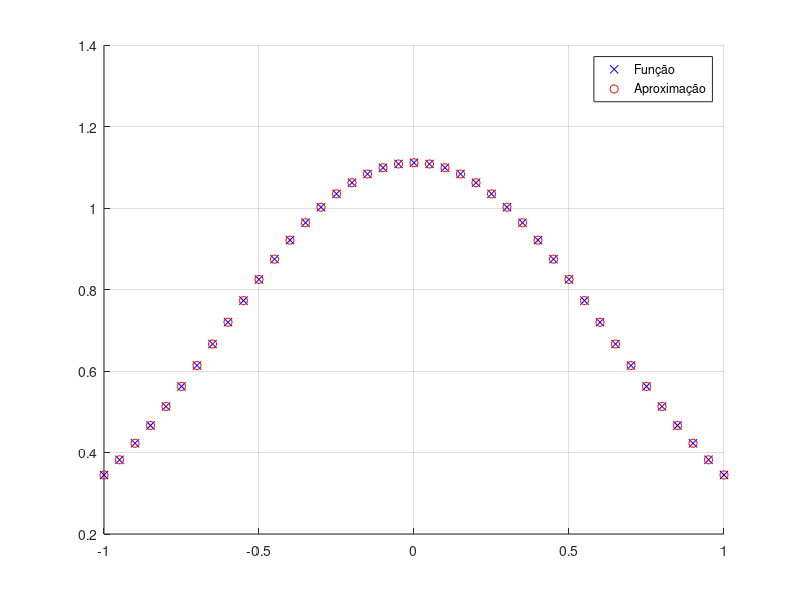

Source code (MATLAB):
clear
clc
format long

%% Definições iniciais
F = @(x) 1./(x.^4+x.^2+0.9);
%F = @(x) sqrt(abs(x+0.5));
N = 22;

%% Matriz de pesos da soma finita com primeiro e último pesos iguais a 0.5
w = [.5 ones(1, N-1) .5];

%% Cria iteradores de 0 a N
[s,r] = meshgrid(0:N, 0:N);

%% Calcula os valores dos coeficientes a_r
ar = F(cos(s * pi / N)) .* cos(pi * s .* r / N);
ar = (2/N) * ar*w';

%% Calcula os valores dos coeficientes b_r
r = 2:N;
br = (ar(r-1) - ar(r+1))./(2*(r-1)');

%% Calcula o valor da integral
I = 2*sum(br(1:2:end))

%% Plota a função real e a aproximada
x = -1:0.05:1;
yr = F(x);
yt = cos((0:N)'*acos(x))' * (w' .* ar);
hold on;
plot(x,yr,'bx');
plot(x,yt,'ro');
grid on;
hold off;
legend('Função', 'Aproximação');

%% Calcula o erro quadrático mádio da aproximação
rmse = sqrt(mean((yr-yt').^2))